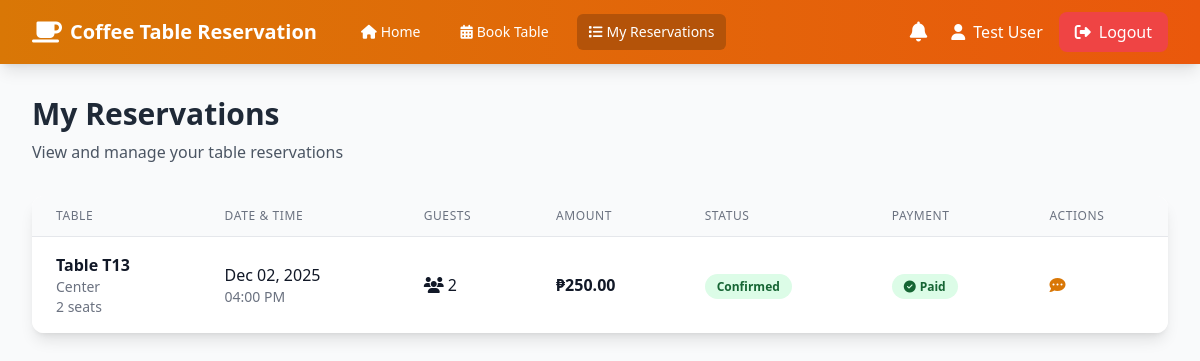
Page /user/my_reservations.php (signed in) on the committed database.
### tables this page shows
CREATE TABLE `reservations` (
  `id` int(11) NOT NULL,
  `user_id` int(11) NOT NULL,
  `table_id` int(11) NOT NULL,
  `reservation_date` date NOT NULL,
  `reservation_time` time NOT NULL,
  `duration` int(11) DEFAULT 2,
  `guests` int(11) NOT NULL,
  `status` enum('pending','confirmed','cancelled','completed','rejected') DEFAULT 'pending',
  `special_requests` text DEFAULT NULL,
  `payment_amount` decimal(10,2) DEFAULT 0.00,
  `payment_status` enum('unpaid','paid') DEFAULT 'unpaid',
  `payment_date` timestamp NULL DEFAULT NULL,
  `created_at` timestamp NOT NULL DEFAULT current_timestamp(),
  `feedback_submitted` tinyint(1) DEFAULT 0
);

CREATE TABLE `tables` (
  `id` int(11) NOT NULL,
  `table_number` varchar(10) NOT NULL,
  `capacity` int(11) NOT NULL,
  `location` varchar(50) DEFAULT NULL,
  `status` enum('available','reserved','occupied') DEFAULT 'available',
  `image_url` varchar(255) DEFAULT NULL,
  `created_at` timestamp NOT NULL DEFAULT current_timestamp(),
  `price` decimal(10,2) DEFAULT 500.00
);

### user/my_reservations.php (the view, shortened to what this page needs)
<?php
require_once '../includes/db.php';
$user_id = $_SESSION['user_id'];
$stmt = $conn->prepare("SELECT r.*, t.table_number, t.location, t.capacity
                        FROM reservations r
                        JOIN tables t ON r.table_id = t.id
                        WHERE r.user_id = ?
                        ORDER BY r.reservation_date DESC, r.reservation_time DESC");
$stmt->bind_param("i", $user_id);
$stmt->execute();
$reservations = $stmt->get_result();
?>
<!DOCTYPE html>
<html lang="en">
<head>
    <script src="https://cdn.tailwindcss.com"></script>
    <link rel="stylesheet" href="https://cdnjs.cloudflare.com/ajax/libs/font-awesome/6.4.0/css/all.min.css">
    <link rel="stylesheet" href="../assets/css/user.css">
</head>
<body class="bg-gray-50">
    <nav class="bg-gradient-to-r from-amber-600 to-orange-600 shadow-lg sticky top-0 z-50">
        <div class="max-w-7xl mx-auto px-4 sm:px-6 lg:px-8">
            <div class="flex justify-between h-16">
                <div class="flex items-center space-x-8">
                    <div class="flex-shrink-0 flex items-center">
                        <i class="fas fa-coffee text-white text-2xl mr-2"></i>
                        <span class="text-xl font-bold text-white">Coffee Table Reservation</span>
                    </div>
                    <div class="hidden md:flex space-x-4">
                        <a href="home.php" class="text-white hover:bg-amber-700 px-3 py-2 rounded-md text-sm font-medium transition">
                            <i class="fas fa-home mr-1"></i>Home
                        </a>
                        <a href="user_dashboard.php" class="text-white hover:bg-amber-700 px-3 py-2 rounded-md text-sm font-medium transition">
                            <i class="fas fa-calendar-alt mr-1"></i>Book Table
                        </a>
                        <a href="my_reservations.php" class="bg-amber-700 text-white px-3 py-2 rounded-md text-sm font-medium">
                            <i class="fas fa-list mr-1"></i>My Reservations
                        </a>
                    </div>
                </div>
                <div class="flex items-center space-x-4">
                    <div class="relative">
                        <button onclick="toggleNotifications()" class="relative text-white hover:bg-amber-700 p-2 rounded-full transition">
                            <i class="fas fa-bell text-xl"></i>
                        </button>
                    </div>
                    <span class="text-white hidden md:inline">
                        <i class="fas fa-user mr-2"></i><?php echo htmlspecialchars($_SESSION['username'] ?? 'User'); ?>
                    </span>
                    <a href="../logout.php" class="bg-red-500 hover:bg-red-600 text-white px-4 py-2 rounded-lg transition">
                        <i class="fas fa-sign-out-alt mr-2"></i>Logout
                    </a>
                </div>
            </div>
        </div>
    </nav>
    <div class="max-w-7xl mx-auto px-4 sm:px-6 lg:px-8 py-8">
        <div class="mb-8">
            <h1 class="text-3xl font-bold text-gray-800 mb-2">My Reservations</h1>
            <p class="text-gray-600">View and manage your table reservations</p>
        </div>
        <div class="bg-white rounded-xl shadow-lg overflow-hidden">
            <div class="overflow-x-auto">
                <table class="min-w-full divide-y divide-gray-200">
                    <thead class="bg-gray-50">
                        <tr>
                            <th class="px-6 py-3 text-left text-xs font-medium text-gray-500 uppercase tracking-wider">Table</th>
                            <th class="px-6 py-3 text-left text-xs font-medium text-gray-500 uppercase tracking-wider">Date & Time</th>
                            <th class="px-6 py-3 text-left text-xs font-medium text-gray-500 uppercase tracking-wider">Guests</th>
                            <th class="px-6 py-3 text-left text-xs font-medium text-gray-500 uppercase tracking-wider">Amount</th>
                            <th class="px-6 py-3 text-left text-xs font-medium text-gray-500 uppercase tracking-wider">Status</th>
                            <th class="px-6 py-3 text-left text-xs font-medium text-gray-500 uppercase tracking-wider">Payment</th>
                            <th class="px-6 py-3 text-left text-xs font-medium text-gray-500 uppercase tracking-wider">Actions</th>
                        </tr>
                    </thead>
                    <tbody class="bg-white divide-y divide-gray-200">
                        <?php if ($reservations->num_rows > 0): ?>
                            <?php while ($reservation = $reservations->fetch_assoc()): ?>
                                <tr class="hover:bg-gray-50">
                                    <td class="px-6 py-4 whitespace-nowrap">
                                        <div class="font-semibold text-gray-900">Table <?php echo htmlspecialchars($reservation['table_number']); ?></div>
                                        <div class="text-sm text-gray-500"><?php echo htmlspecialchars($reservation['location']); ?></div>
                                        <div class="text-sm text-gray-500"><?php echo $reservation['capacity']; ?> seats</div>
                                    </td>
                                    <td class="px-6 py-4 whitespace-nowrap">
                                        <div class="text-gray-900"><?php echo date('M d, Y', strtotime($reservation['reservation_date'])); ?></div>
                                        <div class="text-sm text-gray-500"><?php echo date('h:i A', strtotime($reservation['reservation_time'])); ?></div>
                                    </td>
                                    <td class="px-6 py-4 whitespace-nowrap text-gray-900">
                                        <i class="fas fa-users mr-1"></i><?php echo $reservation['guests']; ?>
                                    </td>
                                    <td class="px-6 py-4 whitespace-nowrap">
                                        <div class="text-gray-900 font-semibold">₱<?php echo number_format($reservation['payment_amount'], 2); ?></div>
                                    </td>
                                    <td class="px-6 py-4 whitespace-nowrap">
                                        <span class="px-3 py-1 text-xs font-semibold rounded-full
                                            <?php
                                            echo $reservation['status'] == 'pending' ? 'bg-yellow-100 text-yellow-800' :
                                                ($reservation['status'] == 'confirmed' ? 'bg-green-100 text-green-800' :
                                                ($reservation['status'] == 'cancelled' ? 'bg-red-100 text-red-800' :
                                                ($reservation['status'] == 'rejected' ? 'bg-gray-100 text-gray-800' :
                                                'bg-blue-100 text-blue-800')));
                                            ?>">
                                            <?php echo ucfirst($reservation['status']); ?>
                                        </span>
                                    </td>
                                    <td class="px-6 py-4 whitespace-nowrap">
                                        <?php if ($reservation['payment_status'] == 'paid'): ?>
                                            <span class="px-3 py-1 text-xs font-semibold rounded-full bg-green-100 text-green-800">
                                                <i class="fas fa-check-circle mr-1"></i>Paid
                                            </span>
                                        <?php else: ?>
                                            <span class="px-3 py-1 text-xs font-semibold rounded-full bg-orange-100 text-orange-800">
                                                <i class="fas fa-clock mr-1"></i>Unpaid
                                            </span>
                                        <?php endif; ?>
                                    </td>
                                    <td class="px-6 py-4 whitespace-nowrap">
                                        <div class="flex items-center space-x-2">
                                            <?php if ($reservation['special_requests']): ?>
                                                <button onclick="alert('Special Requests: <?php echo addslashes($reservation['special_requests']); ?>')"
                                                        class="text-amber-600 hover:text-amber-900">
                                                    <i class="fas fa-comment-dots"></i>
                                                </button>
                                            <?php endif; ?>
                                        </div>
                                    </td>
                                </tr>
                            <?php endwhile; ?>
                        <?php endif; ?>
                    </tbody>
                </table>
            </div>
        </div>
    </div>
</body>
</html>

### rows in the picture
reservations: table.table_number "T13", table.location "Center", table.capacity "2", reservation_date "Dec 02, 2025", reservation_time "04:00 PM", guests "2", payment_amount "250.00", status "Confirmed", payment_status "paid" (drawn)

### other values in the picture
$_SESSION['username'] "Test User"
